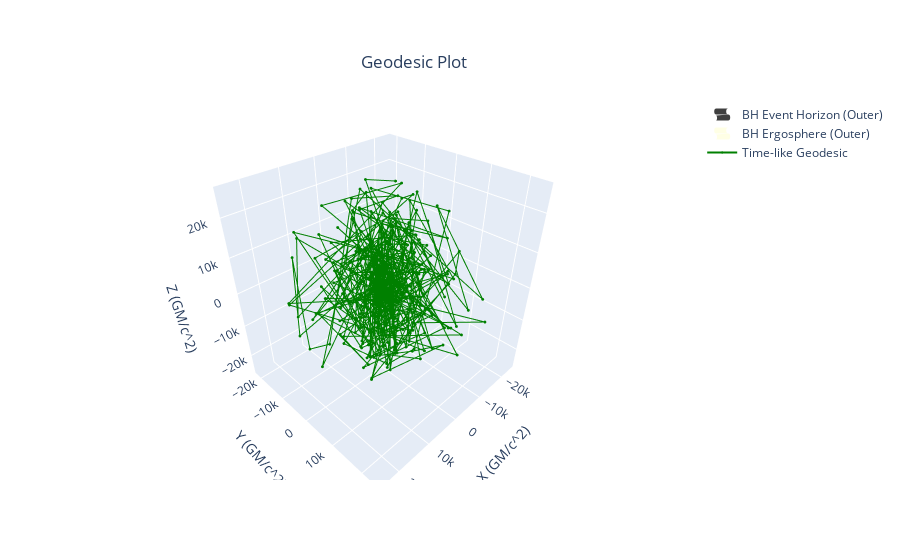

Write notebook code for a chart like this one.
### Code cell
position = [0.1,4 , 1.5707963310]
# Initial position in Schwarzschildcoordinates
momentum = [-5.05720402,0.4,-1.5]
# Initial momentum
a = 0 # zero for Schwarzschild Black Hole and non - zero for Kerr
# Calculate geodesic
geod = Timelike (metric="Schwarzschild",metric_params=(a,),position=position,momentum=momentum,steps=400,delta=0.5,return_cartesian=True)
print("Geodesic Object:",geod)
gpl=GeodesicPlotter()
gpl.plot(geod,color="green")
gpl.show()

### Figure 1 — Plotly figure (JSON) as saved in the notebook; plotly's stock layout.template omitted (floating-point values rounded to 4 significant figures; data arrays with more than 128 entries replaced by an {"elided": "..."} marker saying what was removed)
{"data": [{"colorscale": [[0, "#000"], [1, "#000"]], "name": "BH Event Horizon (Outer)", "opacity": 0.75, "showlegend": true, "showscale": false, "type": "surface", "x": {"elided": "50x50 float values"}, "y": {"elided": "50x50 float values"}, "z": {"elided": "50x50 float values"}}, {"colorscale": [[0, "#FFC"], [1, "#FFC"]], "name": "BH Ergosphere (Outer)", "opacity": 0.5, "showlegend": true, "showscale": false, "type": "surface", "x": {"elided": "50x50 float values"}, "y": {"elided": "50x50 float values"}, "z": {"elided": "50x50 float values"}}, {"line": {"color": "green", "width": 2}, "marker": {"size": 1}, "name": "Time-like Geodesic", "showlegend": true, "type": "scatter3d", "x": {"elided": "400 float values"}, "y": {"elided": "400 float values"}, "z": {"elided": "400 float values"}}], "layout": {"scene": {"aspectmode": "auto", "aspectratio": {"x": 1, "y": 1, "z": 1}, "xaxis": {"title": {"text": "X (GM/c^2)"}}, "yaxis": {"title": {"text": "Y (GM/c^2)"}}, "zaxis": {"title": {"text": "Z (GM/c^2)"}}}, "title": {"text": "Geodesic Plot", "x": 0.46, "xanchor": "center", "y": 0.9, "yanchor": "top"}}}
